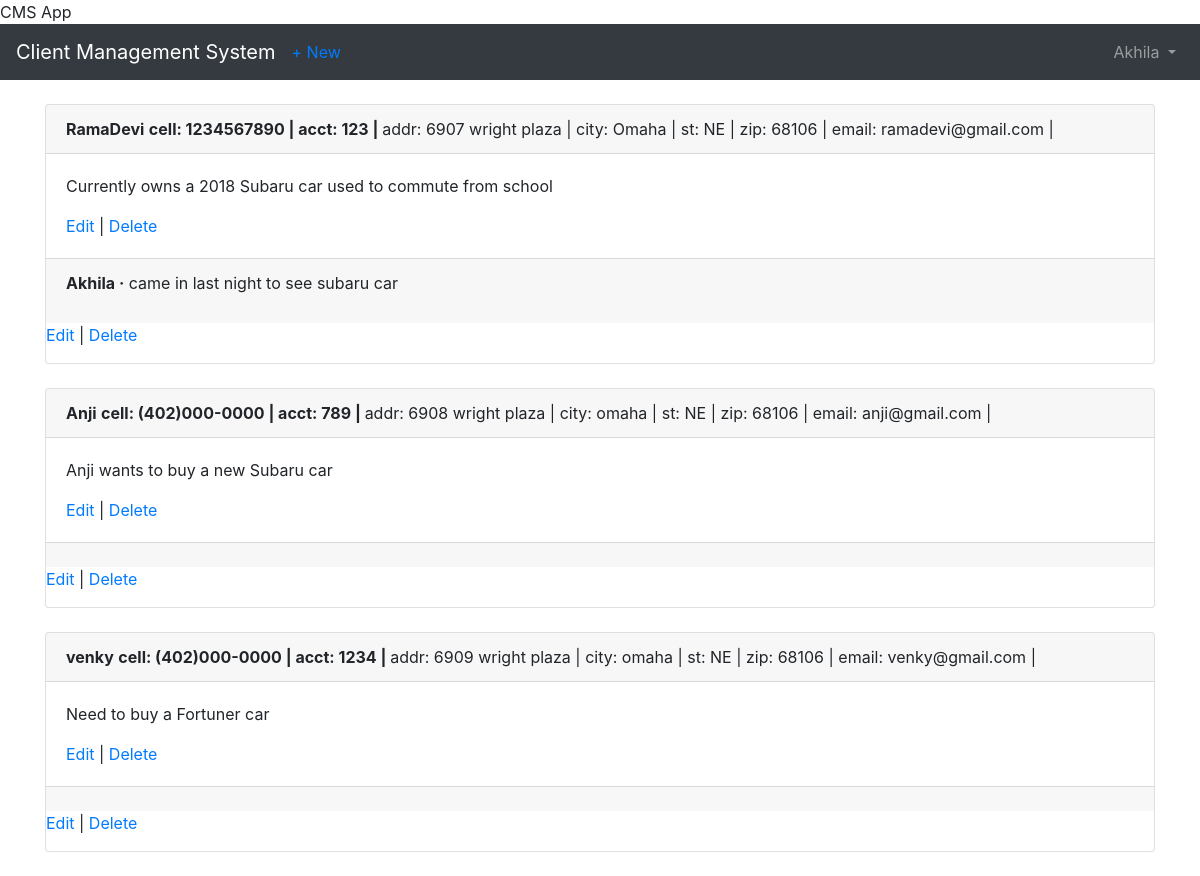
Page /clients/ (signed in) on the committed database.
### users/models.py (models this page shows)
class CustomUser(AbstractUser):
    department = models.CharField(max_length=50, default=' ', null=True, blank=True)
    employee_cell_phone = models.CharField (max_length=50, default=' ', null=True, blank=True)

### clients/models.py (models this page shows, shortened)
class Client(models.Model):
    name = models.CharField(max_length=50,blank=False, null=False, default=' ')
    address = models.CharField(max_length=50, blank=True, null=True,default=' ')
    city = models.CharField(max_length=50, default=' ')
    state = models.CharField(max_length=50, default='NE')
    zipcode = models.CharField(max_length=10, default='00000')
    email = models.EmailField(max_length=100, default=' ')
    cell_phone = models.CharField(max_length=50,default='(402)000-0000')
    acct_number = models.CharField(max_length=50,blank=True, null=True, default='00000')
    notes = models.TextField()
    date = models.DateTimeField(auto_now_add=True)
    author = models.ForeignKey(
        get_user_model(),
        on_delete=models.CASCADE,
    )

class Comment(models.Model):
    client = models.ForeignKey(
        Client,
        on_delete=models.CASCADE,
        related_name='comments',
    )
    comment = models.CharField(max_length=140)
    author = models.ForeignKey(
        get_user_model(),
        on_delete=models.CASCADE,
    )
    def __str__(self):
        return self.comment

### clients/views.py (the view)
# urls.py: path('', ClientListView.as_view(), name='client_list'),
class ClientListView(LoginRequiredMixin,ListView):
    model = Client
    template_name = 'client_list.html'

### templates/client_list.html (shortened to what this page needs)
{% extends 'base.html' %}
{% block content %}
  {% for client in object_list %}
    <div class="card">
      <div class="card-header">
        <span class="font-weight-bold">{{ client.name }}</span>
        <span class="font-weight-bold">cell: {{ client.cell_phone }} | </span>
        <span class="font-weight-bold">acct: {{ client.acct_number }} | </span>
        <span class="font-muted">addr: {{ client.address }} | </span>
        <span class="font-muted-">city: {{ client.city }} | </span>
        <span class="font-muted">st: {{ client.state }} | </span>
        <span class="font-muted">zip: {{ client.zipcode }} | </span>
        <span class="font-muted">email: {{ client.email }} | </span>
      </div>
      <div class="card-body">
        <p>{{ client.notes }}</p>
        <a href="{% url 'client_edit' client.pk %}">Edit</a> |
        <a href="{% url 'client_delete' client.pk %}">Delete</a>
      </div>
      <div class="card-footer">
        {% for comment in client.comments.all %}
          <p>
            <span class="font-weight-bold">{{ comment.author }} &middot;</span>
            {{ comment }}
          </p>
        {% endfor %}
      </div>
   <p><a href="{% url 'client_edit' client.pk %}">Edit</a> | <a href="{% url 'client_delete' client.pk %}">Delete</a></p>
    </div>
    <br />
  {% endfor %}
{% endblock content %}

### templates/base.html (shortened to what this page needs)
<!doctype html>
<html lang="en">
  <head>
    <link rel="stylesheet" href="https://stackpath.bootstrapcdn.com/bootstrap/4.1.3/css/bootstrap.min.css">
    <name>{% block name %}CMS App{% endblock name %}</name>
  </head>
  <body>
    <nav class="navbar navbar-expand-md navbar-dark bg-dark mb-4">
      <a class="navbar-brand" href="{% url 'home' %}">Client Management System</a>
     {% if user.is_authenticated %}
        <ul class="navbar-nav mr-auto">
          <li class="nav-item"><a href="{% url 'client_new' %}">+ New</a></li>
        </ul>
      {% endif %}
      <div class="collapse navbar-collapse" id="navbarCollapse">
        {% if user.is_authenticated %}
          <ul class="navbar-nav ml-auto">
            <li class="nav-item">
              <a class="nav-link dropdown-toggle" href="#" id="userMenu"\
              data-toggle="dropdown" aria-haspopup="true" aria-expanded\
              ="false">
                {{ user.username }}
              </a>
            </li>
          </ul>
        {% endif %}
      </div>
    </nav>
    <div class="container">
      {% block content %}
      {% endblock content %}
    </div>
  </body>
</html>

### rows in the picture
CustomUser: username "Akhila"
Client: name "RamaDevi", cell_phone "1234567890", acct_number "123", address "6907 wright plaza", city "Omaha", state "NE", zipcode "68106", email "ramadevi@gmail.com", notes "Currently owns a 2018 Subaru car used to commute from school"
Comment: author "Akhila", comment "came in last night to see subaru car"
Client: name "Anji", cell_phone "(402)000-0000", acct_number "789", address "6908 wright plaza", city "omaha", state "NE", zipcode "68106", email "anji@gmail.com", notes "Anji wants to buy a new Subaru car"
Client: name "venky", cell_phone "(402)000-0000", acct_number "1234", address "6909 wright plaza", city "omaha", state "NE", zipcode "68106", email "venky@gmail.com", notes "Need to buy a Fortuner car"
